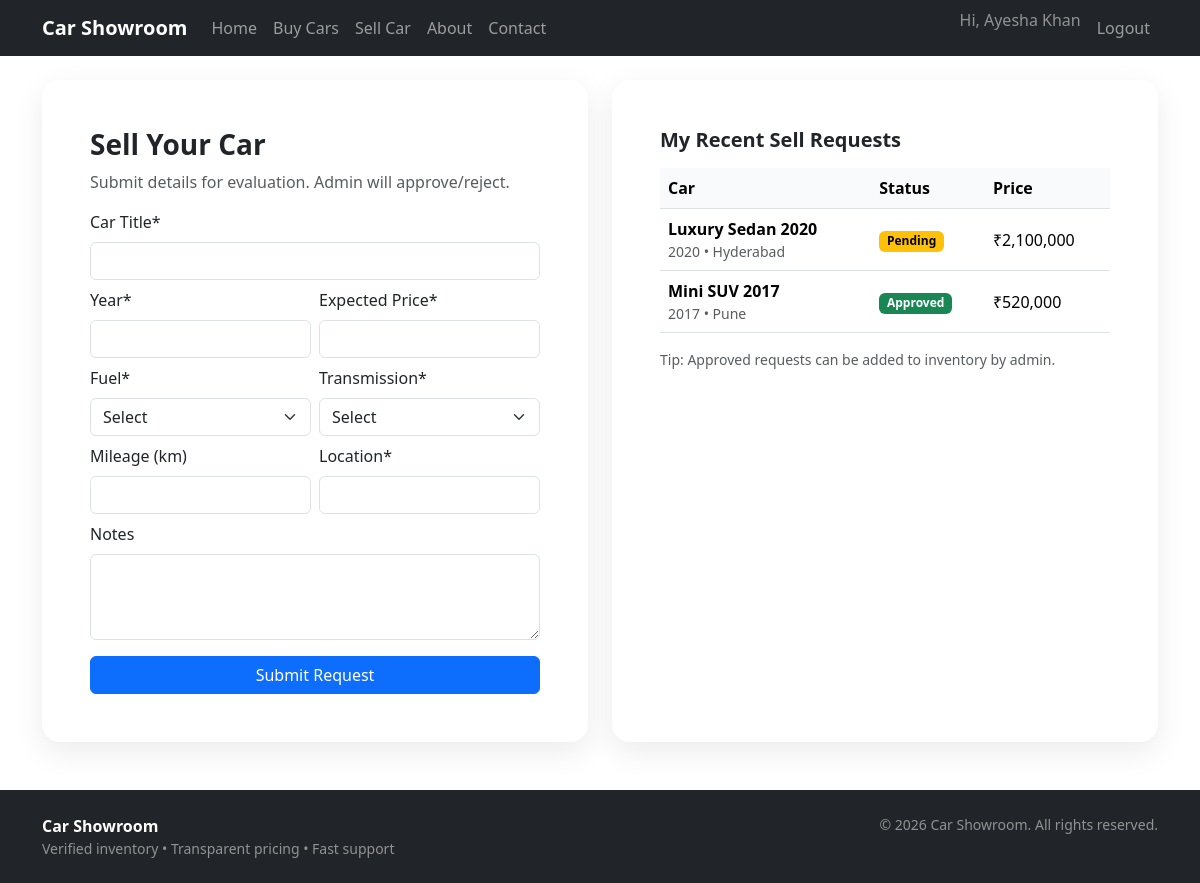
The page /user/sell_car.php (signed in) on the database its author committed.
### tables this page shows
CREATE TABLE sell_requests (
  id INT AUTO_INCREMENT PRIMARY KEY,
  user_id INT NOT NULL,
  car_title VARCHAR(150) NOT NULL,
  car_year INT NOT NULL,
  fuel VARCHAR(50) NOT NULL,
  transmission VARCHAR(50) NOT NULL,
  expected_price DECIMAL(12,2) NOT NULL,
  mileage_km INT NOT NULL DEFAULT 0,
  location VARCHAR(100) NOT NULL,
  notes TEXT NULL,
  status VARCHAR(50) NOT NULL DEFAULT 'Pending',
  created_at TIMESTAMP NOT NULL DEFAULT CURRENT_TIMESTAMP,
  CONSTRAINT fk_sell_user FOREIGN KEY (user_id) REFERENCES users(id)
);

### app/init.php (called while the page is built, shortened)
<?php
function db(){
  $m = @new mysqli(DB_HOST, DB_USER, DB_PASS, DB_NAME, (int)DB_PORT);
  $m->set_charset('utf8mb4');
  return $m;
}
function esc($s){ return htmlspecialchars((string)$s, ENT_QUOTES, 'UTF-8'); }
function current_user(){ return isset($_SESSION['user']) ? $_SESSION['user'] : null; }

### user/sell_car.php (the view, shortened to what this page needs)
<?php require_once __DIR__ . '/../includes/head.php'; ?>
<?php require_once __DIR__ . '/../includes/navbar.php'; ?>
<?php
$u=current_user();
$req=array();
$uid=(int)$u['id'];
$r=db()->query("SELECT * FROM sell_requests WHERE user_id=$uid ORDER BY id DESC LIMIT 10");
if($r){ while($row=$r->fetch_assoc()) $req[]=$row; }
?>
<div class="container my-4">
  <div class="row g-4">
    <div class="col-lg-6">
      <div class="card card-soft">
        <div class="card-body p-4 p-md-5">
          <h3 class="fw-bold">Sell Your Car</h3>
          <p class="text-muted">Submit details for evaluation. Admin will approve/reject.</p>
          <form method="post">
            <div class="mb-2"><label class="form-label">Car Title*</label><input class="form-control" name="car_title" required></div>
            <div class="row g-2">
              <div class="col-md-6 mb-2"><label class="form-label">Year*</label><input class="form-control" name="car_year" type="number" required></div>
              <div class="col-md-6 mb-2"><label class="form-label">Expected Price*</label><input class="form-control" name="expected_price" type="number" required></div>
            </div>
            <div class="row g-2">
              <div class="col-md-6 mb-2">
                <label class="form-label">Fuel*</label>
                <select class="form-select" name="fuel" required>
                  <option value="">Select</option>
                </select>
              </div>
              <div class="col-md-6 mb-2">
                <label class="form-label">Transmission*</label>
                <select class="form-select" name="transmission" required>
                  <option value="">Select</option>
                </select>
              </div>
            </div>
            <div class="row g-2">
              <div class="col-md-6 mb-2"><label class="form-label">Mileage (km)</label><input class="form-control" name="mileage_km" type="number"></div>
              <div class="col-md-6 mb-2"><label class="form-label">Location*</label><input class="form-control" name="location" required></div>
            </div>
            <div class="mb-2"><label class="form-label">Notes</label><textarea class="form-control" name="notes" rows="3"></textarea></div>
            <button class="btn btn-primary w-100 mt-2">Submit Request</button>
          </form>
        </div>
      </div>
    </div>
    <div class="col-lg-6">
      <div class="card card-soft h-100">
        <div class="card-body p-4 p-md-5">
          <h5 class="fw-bold">My Recent Sell Requests</h5>
          <div class="table-responsive mt-3">
            <table class="table align-middle">
              <thead><tr><th>Car</th><th>Status</th><th>Price</th></tr></thead>
              <tbody>
                <?php foreach($req as $r): ?>
                  <tr>
                    <td>
                      <div class="fw-bold"><?php echo esc($r['car_title']); ?></div>
                      <div class="text-muted small"><?php echo (int)$r['car_year']; ?> • <?php echo esc($r['location']); ?></div>
                    </td>
                    <td><span class="badge text-bg-<?php echo ($r['status']==='Approved')?'success':(($r['status']==='Rejected')?'danger':'warning'); ?>">
                      <?php echo esc($r['status']); ?></span></td>
                    <td>₹<?php echo number_format((float)$r['expected_price']); ?></td>
                  </tr>
                <?php endforeach; ?>
              </tbody>
            </table>
          </div>
          <div class="text-muted small">Tip: Approved requests can be added to inventory by admin.</div>
        </div>
      </div>
    </div>
  </div>
</div>
<?php require_once __DIR__ . '/../includes/footer.php'; ?>

### assets/css/style.css (style rules this page uses)
.card-soft { border:0; border-radius:18px; box-shadow:0 10px 30px rgba(0,0,0,.08); }
.table thead th { background:#f8fafc; }
.table-responsive { overflow-x: auto; }

### rows shown on the page
sell_requests: car_title "Luxury Sedan 2020", car_year "2020", location "Hyderabad", status "Pending", expected_price "2,100,000"
sell_requests: car_title "Mini SUV 2017", car_year "2017", location "Pune", status "Approved", expected_price "520,000"

### other values the page prints
$u['full_name'] "Ayesha Khan"
